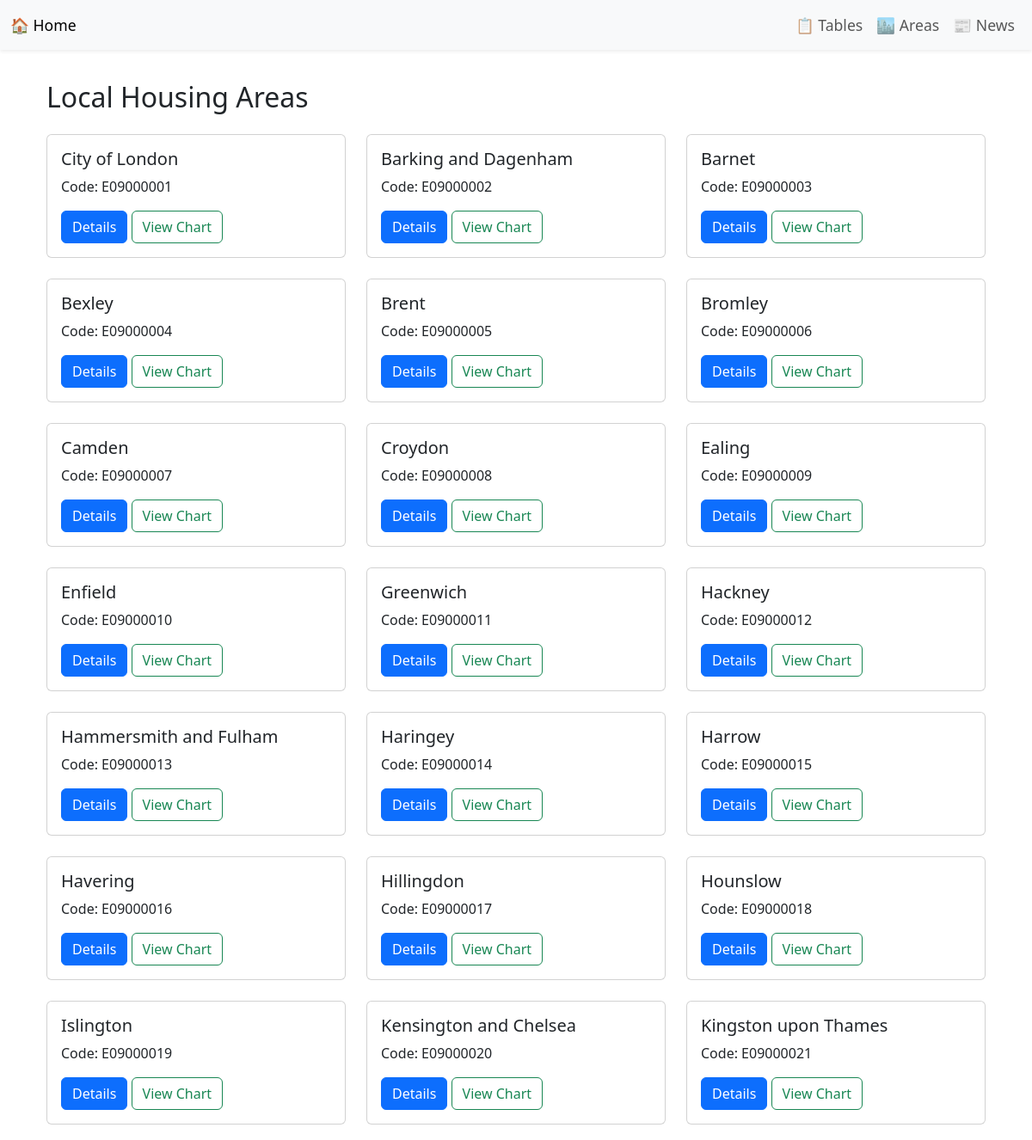
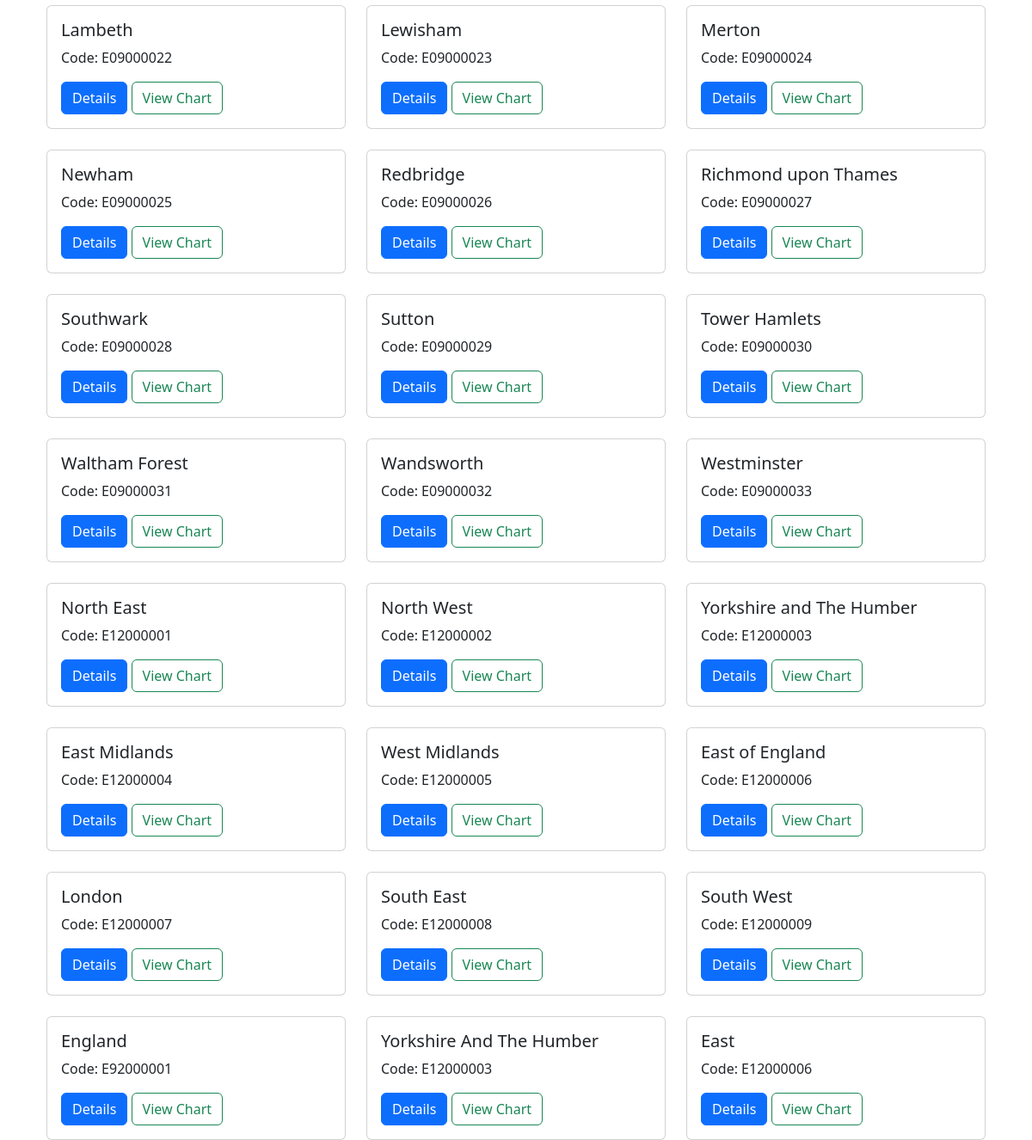
The app's page /areas with its own data (2 pictures, top to bottom).
### tables this page shows
CREATE TABLE "Area" (
"area_code" TEXT,
  "area_name" TEXT
);

### coursework2_flask/flask_app/routes.py (the view)
@main.route("/areas")
def list_areas():
    conn = get_connection()
    cursor = conn.cursor()
    cursor.execute("SELECT area_code, area_name FROM Area")
    areas = cursor.fetchall()
    conn.close()
    return render_template("areas.html", areas=areas)

### coursework2_flask/flask_app/routes.py (called while the page is built)
def get_connection():
    db_path = current_app.config["DB_PATH"]
    conn = sqlite3.connect(db_path)
    conn.row_factory = sqlite3.Row
    return conn

### coursework2_flask/flask_app/templates/areas.html (shortened to what this page needs)
{% extends "base.html" %}
{% block content %}
<div class="container mt-4">
  <h2 class="mb-4"> Local Housing Areas</h2>
  <div class="row row-cols-1 row-cols-md-3 g-4">
    {% for area in areas %}
      <div class="col">
        <div class="card h-100">
          <div class="card-body">
            <h5 class="card-title">{{ area['area_name'] }}</h5>
            <p class="card-text">Code: {{ area['area_code'] }}</p>
            <a href="{{ url_for('main.area_detail', area_code=area['area_code']) }}" class="btn btn-primary">Details</a>
            <a href="{{ url_for('main.area_chart', area_code=area['area_code']) }}" class="btn btn-outline-success">View Chart</a>
          </div>
        </div>
      </div>
    {% endfor %}
  </div>
</div>
{% endblock %}

### coursework2_flask/flask_app/templates/base.html (shortened to what this page needs)
<!DOCTYPE html>
<html lang="en">
<head>
    <link href="https://cdn.jsdelivr.net/npm/bootstrap@5.3.0/dist/css/bootstrap.min.css" rel="stylesheet">
</head>
<body>
<nav class="navbar navbar-expand-lg navbar-light bg-light fixed-top shadow-sm">
    <div class="container-fluid">
        <a class="navbar-brand" href="{{ url_for('main.home') }}">🏠 Home</a>
        <div class="navbar-nav">
            <a class="nav-link" href="{{ url_for('main.list_tables') }}">📋 Tables</a>
            <a class="nav-link" href="{{ url_for('main.list_areas') }}">🏙️ Areas</a>
            <a class="nav-link" href="{{ url_for('main.news') }}">📰 News</a>
        </div>
    </div>
</nav>
<div class="container">
    {% block content %}
    {% endblock %}
</div>
</body>
</html>

### coursework2_flask/flask_app/templates/base.html (style rules this page uses)
body { padding-top: 70px; }
.navbar-brand, .nav-link { font-size: 1.1rem; }

### records on screen
Area: area_name "City of London", area_code "E09000001"
Area: area_name "Barking and Dagenham", area_code "E09000002"
Area: area_name "Barnet", area_code "E09000003"
Area: area_name "Bexley", area_code "E09000004"
Area: area_name "Brent", area_code "E09000005"
Area: area_name "Bromley", area_code "E09000006"
Area: area_name "Camden", area_code "E09000007"
Area: area_name "Croydon", area_code "E09000008"
Area: area_name "Ealing", area_code "E09000009"
Area: area_name "Enfield", area_code "E09000010"
Area: area_name "Greenwich", area_code "E09000011"
Area: area_name "Hackney", area_code "E09000012"
Area: area_name "Hammersmith and Fulham", area_code "E09000013"
Area: area_name "Haringey", area_code "E09000014"
Area: area_name "Harrow", area_code "E09000015"
Area: area_name "Havering", area_code "E09000016"
Area: area_name "Hillingdon", area_code "E09000017"
Area: area_name "Hounslow", area_code "E09000018"
Area: area_name "Islington", area_code "E09000019"
Area: area_name "Kensington and Chelsea", area_code "E09000020"
Area: area_name "Kingston upon Thames", area_code "E09000021"
Area: area_name "Lambeth", area_code "E09000022"
Area: area_name "Lewisham", area_code "E09000023"
Area: area_name "Merton", area_code "E09000024"
Area: area_name "Newham", area_code "E09000025"
Area: area_name "Redbridge", area_code "E09000026"
Area: area_name "Richmond upon Thames", area_code "E09000027"
Area: area_name "Southwark", area_code "E09000028"
Area: area_name "Sutton", area_code "E09000029"
Area: area_name "Tower Hamlets", area_code "E09000030"
Area: area_name "Waltham Forest", area_code "E09000031"
Area: area_name "Wandsworth", area_code "E09000032"
Area: area_name "Westminster", area_code "E09000033"
Area: area_name "North East", area_code "E12000001"
Area: area_name "North West", area_code "E12000002"
Area: area_name "Yorkshire and The Humber", area_code "E12000003"
Area: area_name "East Midlands", area_code "E12000004"
Area: area_name "West Midlands", area_code "E12000005"
Area: area_name "East of England", area_code "E12000006"
Area: area_name "London", area_code "E12000007"
Area: area_name "South East", area_code "E12000008"
Area: area_name "South West", area_code "E12000009"
Area: area_name "England", area_code "E92000001"
Area: area_name "Yorkshire And The Humber", area_code "E12000003"
Area: area_name "East", area_code "E12000006"
